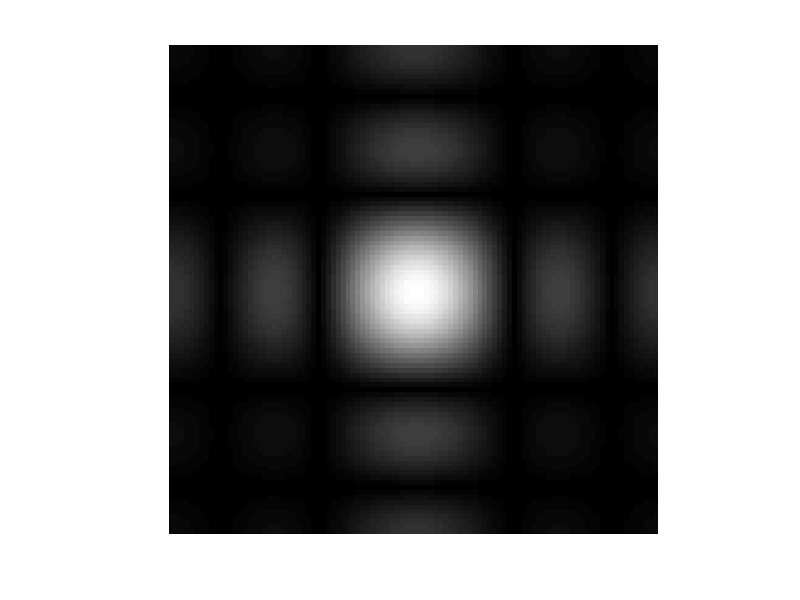
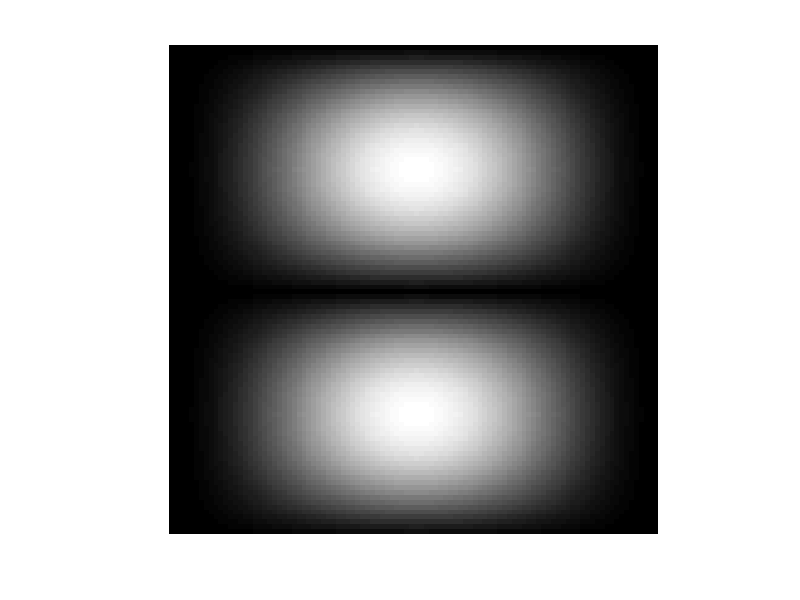

Write MATLAB code to recreate these figures, in order. (Note: this script raises an error after producing the figures.)
clc;clear;
%visualizando h1
h1 = ones(5,5)/25;
h2 = [1,2,1;0,0,0;-1,-2,-1];
fh1 = fft2(h1,100,100);
fh1 = abs(fh1);
fh1 = (fh1)/max(max(fh1));
fh1 = fftshift(fh1);
figure;
imshow(fh1);
imwrite(fh1,"moduloh1.png");
%terminando de visualizar o h1

%visualizando h2
fh2 = fft2(h2,100,100);
fh2 = abs(fh2);
fh2 = (fh2)/max(max(fh2));
fh2 = fftshift(fh2);
figure;
imshow(fh2);
imwrite(fh2,"moduloh2.png");
%terminando de visualizar o h2

%aplicando os filtros h1 e h2 no dominio da frequencia nas imagens
img1 = imread('footBallOrig.png');
img2 = imread('noiseball.png');
img3 = imread('woman.png');
fimg1 = fft2(img1);
fimg1h1 = filtrogeral(fimg1,h1);
fimg1h2 = filtrogeral(fimg1,h2);
img1h1 = ifft2(fimg1h1);
img1h2 = ifft2(fimg1h2);
if (max(max(img1h1))) ~= 0
  img1h1 = img1h1/(max(max(img1h1)));
end
if (max(max(img1h2))) ~= 0
  img1h2 = img1h2/(max(max(img1h2)));
end
imwrite(img1h1,"footballh1.png");
imwrite(img1h2,"footballh2.png");

fimg2 = fft2(img2);
fimg2h1 = filtrogeral(fimg2,h1);
fimg2h2 = filtrogeral(fimg2,h2);
img2h1 = ifft2(fimg2h1);
img2h2 = ifft2(fimg2h2);
if (max(max(img2h1))) ~= 0
  img2h1 = img2h1/(max(max(img2h1)));
end
if (max(max(img2h2))) ~=0
  img2h2 = img2h2/(max(max(img2h2)));
end

imwrite(img2h1,"noiseballh1.png");
imwrite(img2h2,"noiseballh2.png");

fimg3 = fft2(img3);
fimg3h1 = filtrogeral(fimg3,h1);
fimg3h2 = filtrogeral(fimg3,h2);
img3h1 = ifft2(fimg3h1);
img3h2 = ifft2(fimg3h2);
if (max(max(img3h1))) ~= 0
  img3h1 = img3h1/(max(max(img3h1)));
end
if (max(max(img3h2))) ~= 0
  img3h2 = img3h2/(max(max(img3h2)));
end
imwrite(img3h1,"womanh1.png");
imwrite(img3h2,"womanh2.png");